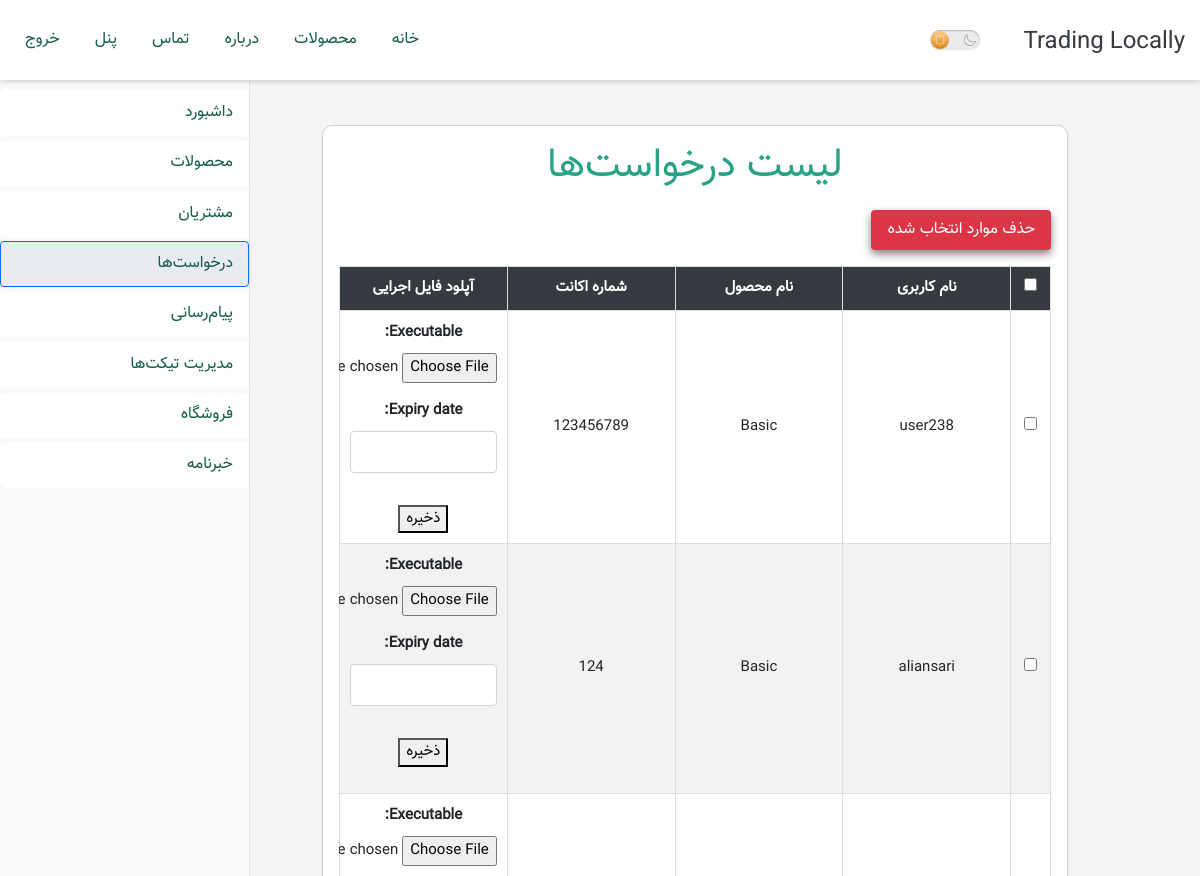
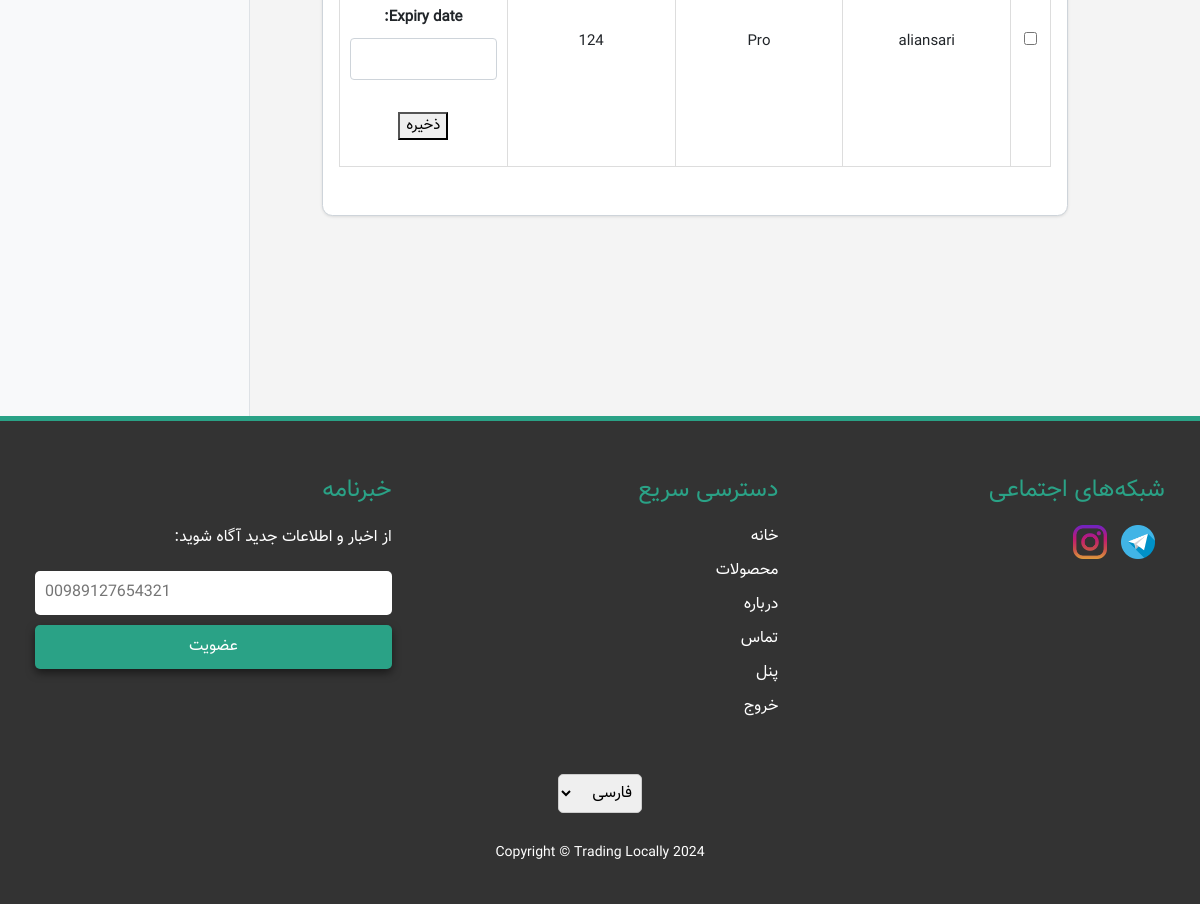
Page /list_of_requests/ (signed in) on the committed database (2 pictures, top to bottom).
### licenses/models.py (models this page shows, shortened)
class CompilationRequest(models.Model):
	customer = models.ForeignKey(User, on_delete=models.CASCADE)
	product = models.ForeignKey(Product, on_delete=models.CASCADE)
	account_number = models.CharField(max_length=100)
	expiry_date = models.CharField(max_length=255, blank=True, null=True)
	executable = models.FileField(upload_to='executables/', blank=True, null=True)
	fulfilled = models.BooleanField(default=False)

class Product(models.Model):
	name = models.CharField(max_length=255)
	persian_name = models.CharField(max_length=255, default='')
	executable = models.FileField(upload_to='executables/', null=True, blank=True)
	price = models.IntegerField()
	payment_link = models.URLField(max_length=200)
	description = CKEditor5Field('Text', config_name='extends')
	image = models.ImageField(upload_to='images/', default='images/default.jpg')
	features = JSONField(default=dict)  # Newly added field for features

### licenses/views.py (the view)
# urls.py: path('list_of_requests/', views.list_of_requests, name='list_of_requests'),
@user_passes_test(is_admin)
@login_required
def list_of_requests(request):
	open('file','a').write('1111111111')
	requests = CompilationRequest.objects.filter(fulfilled=False)
	if request.method == 'POST':
		open('file','a').write('2222222222')
		form = CompilationRequestForm(request.POST, request.FILES)
		if form.is_valid():
			open('file','a').write('33333333')
			request_id = request.POST.get('request_id')
			request_username = request.POST.get('request_username')
			compilation_request = CompilationRequest.objects.get(id=request_id)
			compilation_request.executable = request.FILES['executable']
			compilation_request.fulfilled = True
			compilation_request.save()
			user = compilation_request.customer
			pa = ProductActivation.objects.get(customer=user, product=compilation_request.product)
			pa.activated = True
			pa.expiry_date = request.POST.get('expiry_date')
			pa.save()
			return redirect('list_of_requests')
	else:
		form = CompilationRequestForm()
	return render(request, 'list_of_requests.html', {'requests': requests, 'form': form, 'active_page': 'list_of_requests'})

### licenses/forms.py
class CompilationRequestForm(forms.ModelForm):
	class Meta:
		model = CompilationRequest
		fields = ['executable', 'expiry_date']

### licenses/midw.py (called while the page is built)
    def process_request(self, request):
        if 'HTTP_ACCEPT_LANGUAGE' in request.META:
            del request.META['HTTP_ACCEPT_LANGUAGE']

### licenses/views.py (called while the page is built)
def is_admin(user):
	return user.is_superuser

### licenses/templates/list_of_requests.html (shortened to what this page needs)
{% extends 'base.html' %}
{% load i18n %}
{% block content %}
<div class="container">
    <div class="card animate-on-scroll">
        <h2 class="section-title" style="text-align: center;">{% trans "List of Requests" %}</h2>
        <form method="post" action="{% url 'remove_selected_requests' %}">
            <button type="submit" class="btn btn-danger">{% trans "Remove Selected" %}</button>
            <div class="table-responsive">
                <table>
                    <thead>
                        <tr>
                            <th style="width: 40px;"><input type="checkbox" id="select-all"></th>
                            <th>{% trans "Username" %}</th>
                            <th>{% trans "Product Name" %}</th>
                            <th>{% trans "Account Number" %}</th>
                            <th>{% trans "Upload Executable" %}</th>
                        </tr>
                    </thead>
                    <tbody>
                        {% for request in requests %}
                            <tr>
                                <td>
                                    <input
                                        name="selected_requests"
                                        type="checkbox"
                                        class="request-checkbox"
                                        value="{{ request.id }}">
                                </td>
                                <td>{{ request.customer.username }}</td>
                                <td>{{ request.product.name }}</td>
                                <td>{{ request.account_number }}</td>
                                <td>
                                    <form method="POST" action="{% url 'list_of_requests' %}" enctype="multipart/form-data">
                                        {{ form.as_p }}
                                        <button type="submit">{% trans "Save" %}</button>
                                    </form>
                                </td>
                            </tr>
                        {% endfor %}
                    </tbody>
                </table>
            </div>
        </form>
    </div>
</div>
{% endblock %}

### licenses/static/styles_rtl.css (style rules this page uses)
body { background-color: #f4f4f4; color: #343a40; margin: 0; padding: 0; font-family: 'Vazir', 'Roboto'; direction: rtl; }
html, body { height: 100%; margin: 0; }
.container { flex: 1; display: flex; flex-direction: column; }
h1, h2, h3, h4, h5, h6 { color: #343a40; margin-bottom: 1rem; }
p { line-height: 1.6; margin-bottom: 1rem; }
.btn { display: inline-block; font-weight: 400; color: #fff; background-color: #1f7964; border: none; padding: 0.5rem 1rem; font-size: 1rem; line-height: 1.5; border-radius: 0.25rem; text-align: center; cursor: pointer; transition: background-color 0.15s ease-in-out; box-shadow: 0 4px 8px rgba(0,0,0,0.5); }
.btn-danger { background-color: #dc3545; color: white; border-color: #dc3545; }
form { margin-bottom: 1rem; }
label { display: block; margin-bottom: 0.5rem; font-weight: 600; }
input[type="text"], input[type="password"], input[type="email"], textarea { width: 100%; padding: 0.5rem; margin-bottom: 1rem; border: 1px solid #ced4da; border-radius: 0.25rem; box-sizing: border-box; }
.section-title { font-size: 2.5rem; color: #2aa286; margin-bottom: 20px; animation: fadeInDown2 2s ease-in-out; }
table { width: 100%; text-overflow: ellipsis; border-collapse: collapse; table-layout: fixed; }
table th, table td { padding: 10px; text-align: center; border: 1px solid #dddddd; font-size: 15px; text-decoration: bold; }
table th { background-color: #343a40; color: #ffffff; }
table tr:nth-child(even) { background-color: #f2f2f2; }
table tr:nth-child(odd) { background-color: #ffffff; }
html, body { height: 100%; margin: 0; padding: 0; }
body { display: flex; flex-direction: column; }
.section-title { font-size: 2.5rem; color: #2aa286; margin-bottom: 20px; animation: fadeInDown 2s ease-in-out; }
.card { background-color: #ffffff; border: 1px solid #ced4da; border-radius: 0.65rem; padding: 1rem; max-width: 85%; min-width: 75%; margin-top: 125px; margin-bottom: 200px; margin-right: auto; margin-left: auto; box-shadow: 0 1px 3px rgba(0, 0, 0, 0.1); display: flex; overflow-y: auto; flex-direction: column; align-items: stretch; box-sizing: border-box; opacity: 0; transform: translateY(20px); transition: opacity 1.5s ease, transform 0.5s ease; }
.card.animated { opacity: 1; transform: translateY(0); }

### rows in the picture
CompilationRequest: customer.username "user238", product.name "Basic", account_number "123456789"
CompilationRequest: customer.username "aliansari", product.name "Basic", account_number "124"
CompilationRequest: customer.username "aliansari", product.name "Pro", account_number "124"
